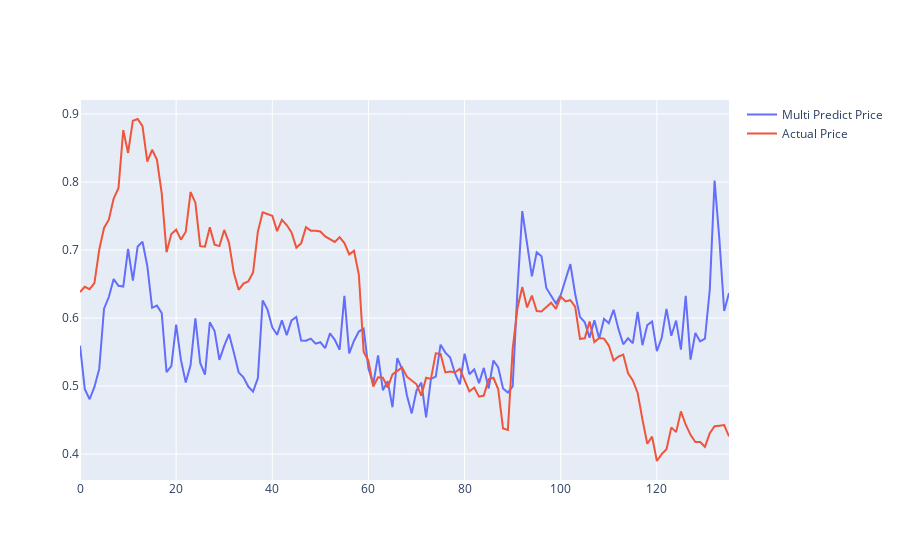

Source (notebook cell):
### Code cell
actual_chart = go.Scatter(y=test_y, name= 'Actual Price')
multi_predict_chart = go.Scatter(y=yhat_multi,name= 'Multi Predict Price')

py.iplot([multi_predict_chart,actual_chart])

### Figure 1 — Plotly figure (JSON) as saved in the notebook; plotly's stock layout.template omitted (floating-point values rounded to 4 significant figures; data arrays with more than 128 entries replaced by an {"elided": "..."} marker saying what was removed)
{"data": [{"name": "Multi Predict Price", "type": "scatter", "y": {"elided": "136 float values"}}, {"name": "Actual Price", "type": "scatter", "y": {"elided": "136 float values"}}], "layout": {}}
